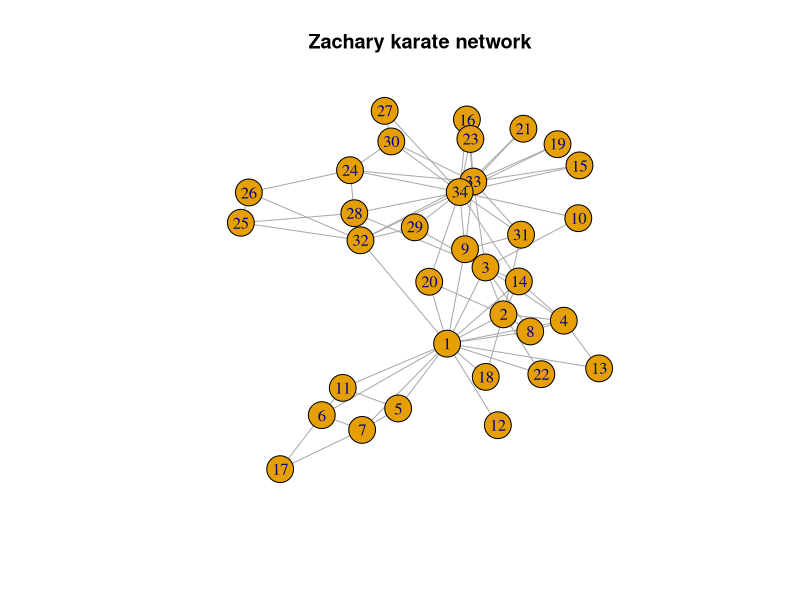

Reproduce this figure in R.
library(tidyverse)
library(igraph)



g_karate <- make_graph("Zachary")
plot(g_karate, main = "Zachary karate network")

